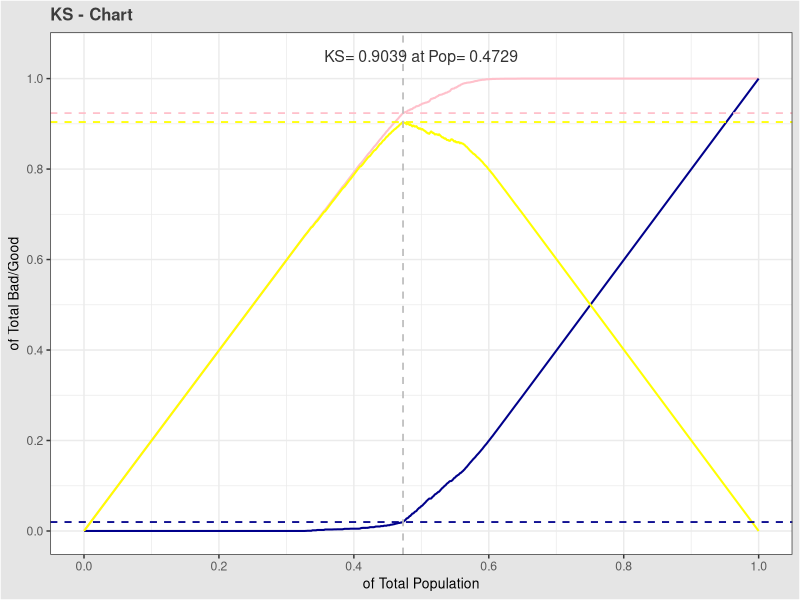

Here is the R script that generated this plot:
rm(list=ls())

# 引入library
library(ggplot2)
library(reshape2)
library(ROCR)
library(dplyr)

# 引入样本，划分Train与Test
diamonds$is_expensive <- diamonds$price > 2400
is_test <- runif(nrow(diamonds)) > 0.75
train <- diamonds[is_test==FALSE,]
test <- diamonds[is_test==TRUE,]

# 拟合模型
fit_A <- glm(is_expensive ~ carat + cut + clarity, data=train)

# 预测模型
prob_A <- predict(fit_A, newdata=test, type="response")
pred_A <- prediction(prob_A, test$is_expensive)
perf_A <- performance(pred_A, measure = "tpr", x.measure = "fpr")

# 预测值以概率的形式保存在“pred_B@predictions”中
# 真实值以“TRUE”/“FALSE”的形式保存在“pred_B@labels”中


# 将代码封装在函数PlotKS_N里，
# Pred_Var是预测结果，可以是评分或概率形式；
# labels_Var是好坏标签，取值为1或0，1代表坏客户，0代表好客户；
# descending用于控制数据按违约概率降序排列，如果Pred_Var是评分，则descending=0，如果Pred_Var是概率形式，则descending=1；
# N表示在将数据按风险降序排列后，等分N份后计算KS值。


# 注意：由于我们的数据中，真实值Y是分为“TRUE”与“FALSE”，而非1/0.
# 所以在df1$good1与df1$bad1、df2$good2、df2$bad2中要特别注意替换



####################   PlotKS_N ################################
PlotKS_N<-function(Pred_Var, labels_Var, descending, N){
  # Pred_Var is prop: descending=1
  # Pred_Var is score: descending=0
  
  df<- data.frame(Pred=Pred_Var, labels=labels_Var)
  
  if (descending==1){
    df1<-arrange(df, desc(Pred), labels)
  }else if (descending==0){
    df1<-arrange(df, Pred, labels)
  }
  
  df1$good1<-ifelse(df1$labels=="TRUE",1,0)   # 如果实际是True，则给1，否则给0
  df1$bad1<-ifelse(df1$labels=="FALSE",1,0)   # 如果实际是False，则给1，否则给0
  df1$cum_good1<-cumsum(df1$good1)
  df1$cum_bad1<-cumsum(df1$bad1)
  df1$rate_good1<-df1$cum_good1/sum(df1$good1)
  df1$rate_bad1<-df1$cum_bad1/sum(df1$bad1)
  
  if (descending==1){
    df2<-arrange(df, desc(Pred), desc(labels))
  }else if (descending==0){
    df2<-arrange(df, Pred, desc(labels))
  }
  
  df2$good2<-ifelse(df2$labels=="TRUE",1,0)
  df2$bad2<-ifelse(df2$labels=="FALSE",1,0)
  df2$cum_good2<-cumsum(df2$good2)
  df2$cum_bad2<-cumsum(df2$bad2)
  df2$rate_good2<-df2$cum_good2/sum(df2$good2)
  df2$rate_bad2<-df2$cum_bad2/sum(df2$bad2)
  
  rate_good<-(df1$rate_good1+df2$rate_good2)/2
  rate_bad<-(df1$rate_bad1+df2$rate_bad2)/2
  df_ks<-data.frame(rate_good,rate_bad)
  
  df_ks$KS<-df_ks$rate_bad-df_ks$rate_good
  
  L<- nrow(df_ks)
  if (N>L){ N<- L}
  df_ks$tile<- 1:L
  qus<- quantile(1:L, probs = seq(0,1, 1/N))[-1]
  qus<- ceiling(qus)
  df_ks<- df_ks[df_ks$tile%in%qus,]
  df_ks$tile<- df_ks$tile/L
  df_0<-data.frame(rate_good=0,rate_bad=0,KS=0,tile=0)
  df_ks<-rbind(df_0, df_ks)
  
  M_KS<-max(df_ks$KS)
  Pop<-df_ks$tile[which(df_ks$KS==M_KS)]
  M_good<-df_ks$rate_good[which(df_ks$KS==M_KS)]
  M_bad<-df_ks$rate_bad[which(df_ks$KS==M_KS)]
  
  library(ggplot2)
  PlotKS<-ggplot(df_ks)+
    geom_line(aes(tile,rate_bad),colour="pink",size=0.7)+
    geom_line(aes(tile,rate_good),colour="darkblue",size=0.7)+
    geom_line(aes(tile,KS),colour="yellow",size=0.7)+
    
    geom_vline(xintercept=Pop,linetype=2,colour="gray",size=0.6)+
    geom_hline(yintercept=M_bad,linetype=2,colour="pink",size=0.6)+
    geom_hline(yintercept=M_good,linetype=2,colour="darkblue",size=0.6)+
    geom_hline(yintercept=M_KS,linetype=2,colour="yellow",size=0.6)+
    
    annotate("text", x = 0.5, y = 1.05, label=paste("KS=", round(M_KS, 4), "at Pop=", round(Pop, 4)), size=4, alpha=0.8)+
    
    scale_x_continuous(breaks=seq(0,1,.2))+
    scale_y_continuous(breaks=seq(0,1,.2))+
    
    xlab("of Total Population")+
    ylab("of Total Bad/Good")+
    
    ggtitle(label="KS - Chart")+
    
    theme_bw()+
    
    theme(
      plot.title=element_text(colour="gray24",size=12,face="bold"),
      plot.background = element_rect(fill = "gray90"),
      axis.title=element_text(size=10),
      axis.text=element_text(colour="gray35")
    )
  
  result<-list(M_KS=M_KS,Pop=Pop,PlotKS=PlotKS,df_ks=df_ks)
  return(result)
}


# 输入参数，得到模型结果
# 预测值：unlist(pred_B@predictions)
# 真实值：unlist(pred_B@labels)
# descending=0
# N=10000

PlotKS_N(unlist(pred_A@predictions),unlist(pred_A@labels), descending=0, 10000)


# PlotKS_N函数返回的结果为一列表，
# 列表中的元素依次为KS最大值、KS取最大值的人数百分位置、KS曲线对象、KS数据框。

 
